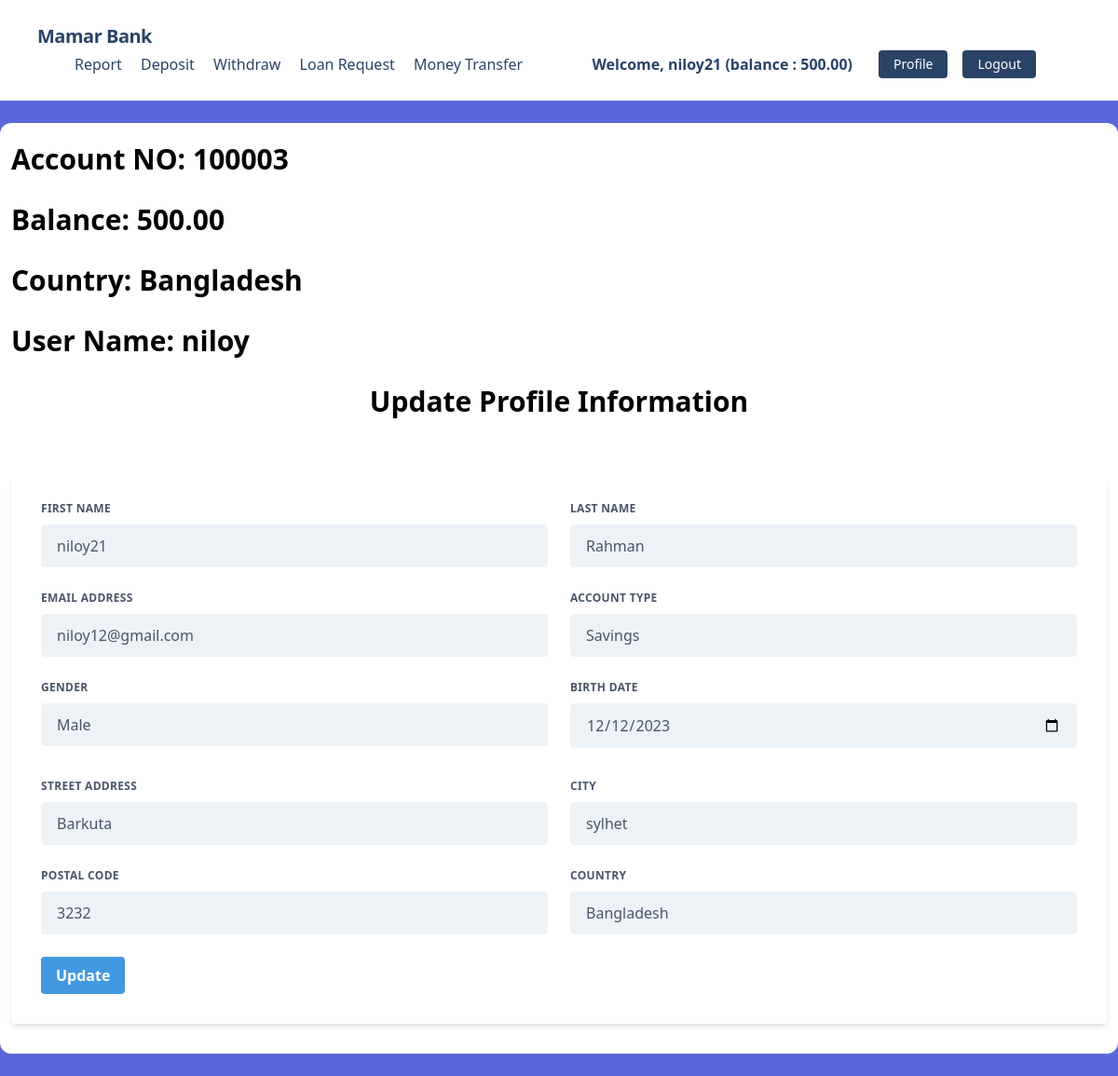
Page /accounts/profile/ (signed in) on the committed database.
### account/models.py (models this page shows, shortened)
class UserBankAccount(models.Model):
    user = models.OneToOneField(User, related_name='account', on_delete=models.CASCADE)
    account_type = models.CharField(max_length=10, choices=ACCOUNT_TYPE)
    account_no = models.IntegerField(unique=True)
    birth_date = models.DateField(null=True, blank=True)
    gender = models.CharField(max_length=10, choices=GENDER_TYPE)
    initial_deposit_date = models.DateField(auto_now_add=True)
    balance = models.DecimalField(default=0, max_digits=12, decimal_places=2)
    is_bankrupt = models.BooleanField(default=False)

class UserAddress(models.Model):
    user = models.OneToOneField(User, related_name='address', on_delete=models.CASCADE)
    street_address = models.CharField(max_length=100)
    city = models.CharField(max_length=100)
    postal_code = models.IntegerField()
    country = models.CharField(max_length=100)

### account/views.py (the view, shortened to what this page needs)
# urls.py: path('profile/', UserBankAccountUpdateView.as_view(), name='profile' )
class UserBankAccountUpdateView(View):
    template_name = 'profile.html'
    def get(self, request):
        form = UserUpdateForm(instance=request.user)
        return render(request, self.template_name, {'form': form})

### account/templates/profile.html (shortened to what this page needs)
    {% extends 'base.html' %} {% load static %} {% block head_title %}Banking System{% endblock %} {% block content %}
    <div class="bg-white px-3 py-4 rounded-xl my-6">
        <h4 class="font-bold text-3xl text-left pb-5">Account NO: {{request.user.account.account_no}}</h4>
        <h4 class="font-bold text-3xl text-left pb-5">Balance: {{request.user.account.balance}}</h4>
        <h4 class="font-bold text-3xl text-left pb-5">Country: {{request.user.address.country}}</h4>
        <h4 class="font-bold text-3xl text-left pb-5">User Name: {{request.user.username}}</h4>
        <h1 class="font-bold text-3xl text-center pb-5">Update Profile Information</h1>
        <div class="w-full mt-10">
            <form method="post" class="bg-white shadow-md rounded px-8 pt-6 pb-8 mb-4">
                <div class="flex flex-wrap -mx-3 mb-6">
                    <div class="w-full md:w-1/2 px-3 mb-6 md:mb-0">
                        <label class="block uppercase tracking-wide text-gray-700 text-xs font-bold mb-2" for="{{ form.first_name.id_for_label }}">
                            {{ form.first_name.label }}
                        </label> {{ form.first_name }}
                    </div>
                    <div class="w-full md:w-1/2 px-3">
                        <label class="block uppercase tracking-wide text-gray-700 text-xs font-bold mb-2" for="{{ form.last_name.id_for_label }}">
                            {{ form.last_name.label }}
                        </label> {{ form.last_name }}
                    </div>
                </div>
                <div class="flex flex-wrap -mx-3 mb-6">
                    <div class="w-full md:w-1/2 px-3 mb-6 md:mb-0">
                        <label class="block uppercase tracking-wide text-gray-700 text-xs font-bold mb-2" for="{{ form.email.id_for_label }}">
                            {{ form.email.label }}
                        </label> {{ form.email }}
                    </div>
                    <div class="w-full md:w-1/2 px-3 mb-6 md:mb-0">
                        <label class="block uppercase tracking-wide text-gray-700 text-xs font-bold mb-2" for="{{ form.account_type.id_for_label }}">
                            {{ form.account_type.label }}
                        </label> {{ form.account_type }}
                    </div>
                </div>
                <div class="flex flex-wrap -mx-3 mb-6">
                    <div class="w-full md:w-1/2 px-3 mb-6 md:mb-0">
                        <label class="block uppercase tracking-wide text-gray-700 text-xs font-bold mb-2" for="{{ form.gender.id_for_label }}">
                            {{ form.gender.label }}
                        </label> {{ form.gender }}
                    </div>
                    <div class="w-full md:w-1/2 px-3 mb-6 md:mb-0">
                        <label class="block uppercase tracking-wide text-gray-700 text-xs font-bold mb-2" for="{{ form.birth_date.id_for_label }}">
                            {{ form.birth_date.label }}
                        </label> {{ form.birth_date }}
                    </div>
                </div>
                <div class="flex flex-wrap -mx-3">
                    <div class="w-full md:w-1/2 px-3 mb-6 md:mb-0">
                    </div>
                    <div class="w-full md:w-1/2 px-3 mb-6 md:mb-0">
                    </div>
                </div>
                <div class="flex flex-wrap -mx-3 mb-6">
                    <div class="w-full md:w-1/2 px-3 mb-6 md:mb-0">
                        <label class="block uppercase tracking-wide text-gray-700 text-xs font-bold mb-2" for="{{ form.street_address.id_for_label }}">
                            {{ form.street_address.label }}
                        </label> {{ form.street_address }}
                    </div>
                    <div class="w-full md:w-1/2 px-3">
                        <label class="block uppercase tracking-wide text-gray-700 text-xs font-bold mb-2" for="{{ form.city.id_for_label }}">
                            {{ form.city.label }}
                        </label> {{ form.city }}
                    </div>
                </div>
                <div class="flex flex-wrap -mx-3 mb-6">
                    <div class="w-full md:w-1/2 px-3 mb-6 md:mb-0">
                        <label class="block uppercase tracking-wide text-gray-700 text-xs font-bold mb-2" for="{{ form.postal_code.id_for_label }}">
                            {{ form.postal_code.label }}
                        </label> {{ form.postal_code }}
                    </div>
                    <div class="w-full md:w-1/2 px-3">
                        <label class="block uppercase tracking-wide text-gray-700 text-xs font-bold mb-2" for="{{ form.country.id_for_label }}">
                            {{ form.country.label }}
                        </label> {{ form.country }}
                    </div>
                </div>
                <div class="flex items-center justify-between">
                    <button class="bg-blue-500 hover:bg-blue-700 text-white font-bold py-2 px-4 rounded focus:outline-none focus:shadow-outline" type="submit">
                        Update
                    </button>
                </div>
            </form>
        </div>
    </div>
    {% endblock %}

### core/templates/navbar.html (shortened to what this page needs)
<nav class="flex items-center justify-between flex-wrap bg-white p-6 px-10">
    <div class="flex items-center flex-shrink-0 text-white mr-6">
        <span class="font-semibold text-xl tracking-tight text-blue-900"><a href="/">Mamar Bank</a></span>
    </div>
    <div class="w-full block flex-grow lg:flex lg:items-center lg:w-auto px-10">
        {% if request.user.is_authenticated %}
            <div class="text-md lg:flex-grow">
                <a href="{% url 'transaction_report' %}" class="block mt-4 lg:inline-block lg:mt-0 text-blue-900 hover:text-red-900 hover:font-black mr-4">
                    Report
                </a>
                <a href="{% url 'deposit_money' %}" class="block mt-4 lg:inline-block lg:mt-0 text-blue-900 hover:text-red-900 hover:font-black mr-4">
                    Deposit
                </a>
                <a href="{% url 'withdraw_money' %}" class="block mt-4 lg:inline-block lg:mt-0 text-blue-900 hover:text-red-900 hover:font-black mr-4">
                    Withdraw
                </a>
                <a href="{% url 'loan_request' %}" class="block mt-4 lg:inline-block lg:mt-0 text-blue-900 hover:text-red-900 hover:font-black mr-4">
                    Loan Request
                </a>
                <a href="{% url 'money_transfer' %}" class="block mt-4 lg:inline-block lg:mt-0 text-blue-900 hover:text-red-900 hover:font-black mr-4">
                    Money Transfer
                </a>
            </div>
            <div class="flex w-auto">
                <div class="text-blue-900 my-auto font-black px-5">Welcome, {{ request.user.first_name }} (balance : {{request.user.account.balance}}) </div>
                <a href="{% url 'profile' %}" class="mx-2 inline-block font-medium text-sm px-4 py-2 leading-none bg-blue-900 rounded text-white border-white hover:border-transparent hover:text-dark hover:bg-red-700 mt-4 lg:mt-0">Profile</a>
                <a href="{% url 'logout' %}" class="mx-2 inline-block font-medium text-sm px-4 py-2 leading-none bg-blue-900 rounded text-white border-white hover:border-transparent hover:text-dark hover:bg-red-700 mt-4 lg:mt-0">Logout</a>
            </div>
        {% endif %}
    </div>
</nav>

### rows in the picture
UserAddress: street_address "Barkuta", city "sylhet", country "Bangladesh"

### other values in the picture
{{ request.user.first_name }} "niloy21"
{{ request.user.account.balance }} "500.00"
{{ request.user.account.account_no }} "100003"
{{ request.user.address.country }} "Bangladesh"
{{ request.user.username }} "niloy"
